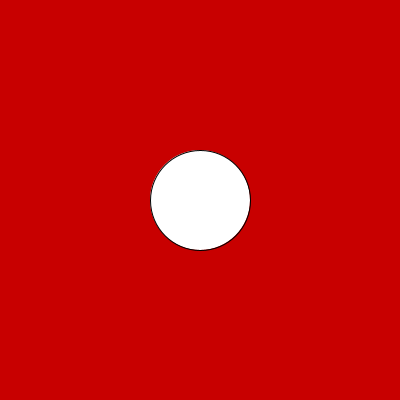
Frame 1 (no input)
Frame 60 (the mouse pressed at the canvas centre just before this capture): identical to frame 1, image omitted
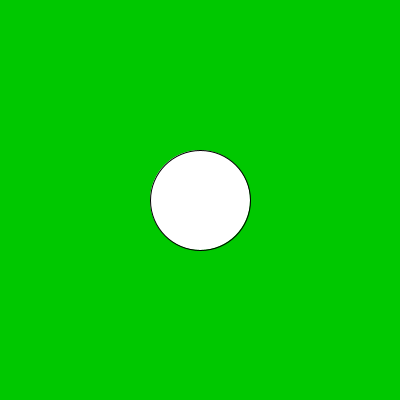
Frame 120 (the mouse held since frame 60 and released just before this capture)

The Processing sketch that drew these frames (run headless with seeded random() and noise(); from frame 60 on, the mouse is pressed at the canvas centre):

// Processing sketch: condicional_simple_multiple
// ── condicional_simple_multiple.pde
void setup(){
    size(400, 400);
}

void draw(){
  if(mouseX < 150){
    background(200,0,0);
  }else if(mouseX < 300){
    background(0,200,0);
  }else{
    background(0,0,200);
  }
  
  ellipse(200,200,100,100);
}
